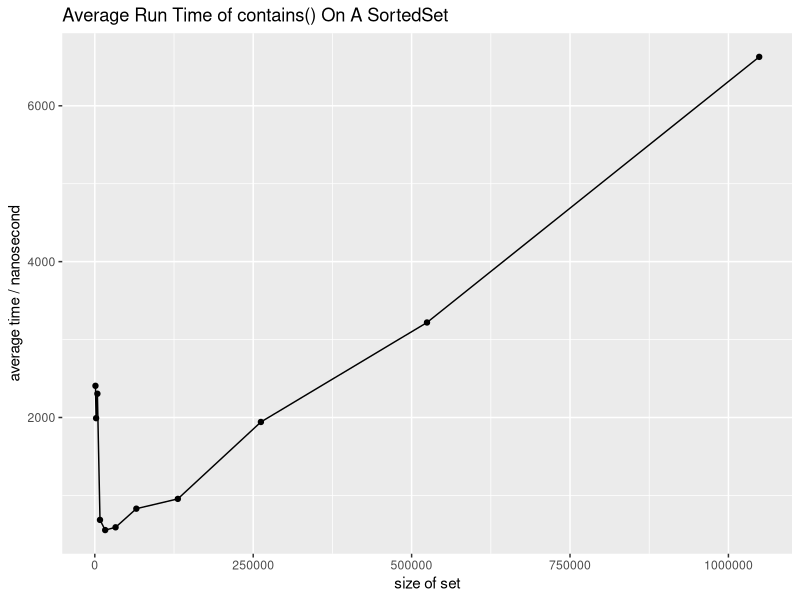
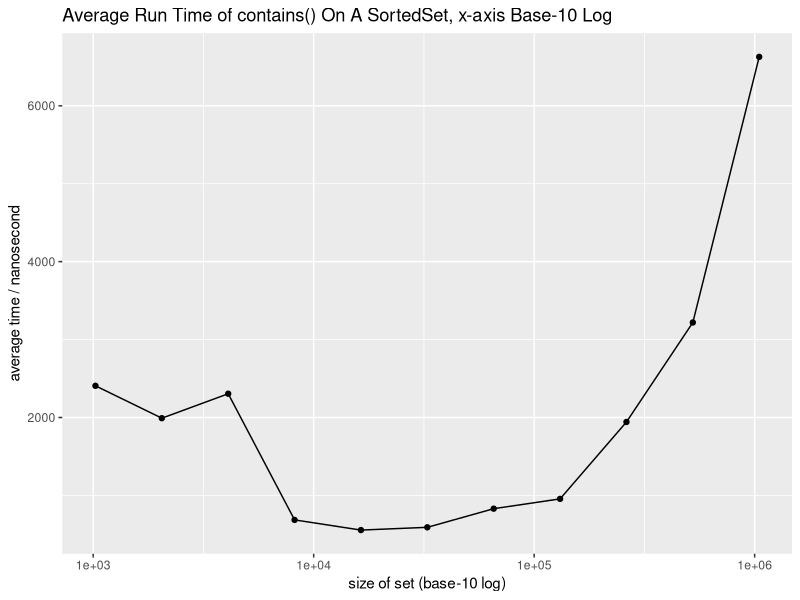

The R script that drew these images, in order:
## ---- chunk 1
knitr::opts_chunk$set(echo = TRUE)
## ---- chunk 2
library(ggplot2)
size <- c(1024, 2048, 4096, 8192, 16384, 32768, 65536, 131072, 262144, 524288, 1048576)
avgtime <- c(2406.64, 1991.2, 2305.01, 685.85, 555.42, 590.82, 830.0, 955.82, 1942.49, 3219.21, 6627.5)
timeingdata <- data.frame(size, avgtime)
ggplot(timeingdata, aes(size, avgtime)) + geom_line() + geom_point() + labs(
    x = "size of set",
    y = "average time / nanosecond",
      title = "Average Run Time of contains() On A SortedSet")
## ---- chunk 3
ggplot(timeingdata, aes(size, avgtime)) + geom_line() + geom_point() + scale_x_log10() + labs(
    x = "size of set (base-10 log)",
    y = "average time / nanosecond",
      title = "Average Run Time of contains() On A SortedSet, x-axis Base-10 Log")
